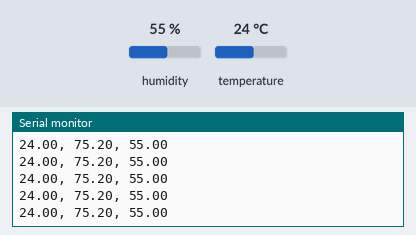
A sketch run on a simulated Arduino Uno, built with avr-gcc and run on an emulated ATmega328P. Parts: the last lines printed to the serial monitor. The test bench sets the inputs (shaded band); at power-on: humidity 55 %, temperature 24 °C.

Above: at 1.2 s.
1.3 s: humidity set to 22 %
At 1.42 s:
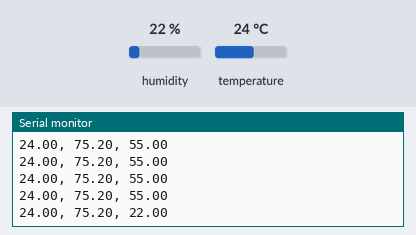
2.8 s: temperature set to 12 °C
At 2.84 s:
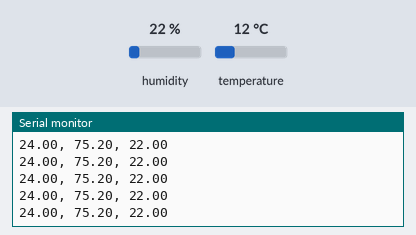
4.3 s: humidity set to 40 %
At 4.4 s:
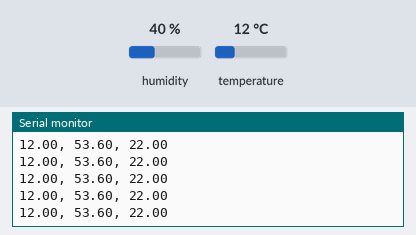
Timing chart, 0 to 7.3 s (numbered marks = the images above; inputs shaded):
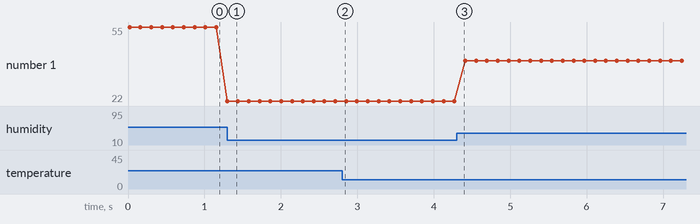

Measured:
- plotted number 1: 22 → 40 after the input at 4.3 s

The sketch:

ZEN-HTU21D-001.ino
```cpp
// (licence header left out)
#include <Wire.h>
#include "Adafruit_HTU21DF.h"

Adafruit_HTU21DF htu = Adafruit_HTU21DF();

void setup() {
  Serial.begin(115200);
  Wire.begin();

  Serial.println("HTU21D Test - ");

  if (!htu.begin()) {
    Serial.println("Sensor not found!");
    while (1);
  }
}

void loop() {
  float tempC = htu.readTemperature();
  float tempF = (tempC * 9.0 / 5.0) + 32.0;

  Serial.print(tempC); Serial.print(", ");
  Serial.print(tempF); Serial.print(", ");
  Serial.println(htu.readHumidity());

  delay(100);
}
```
